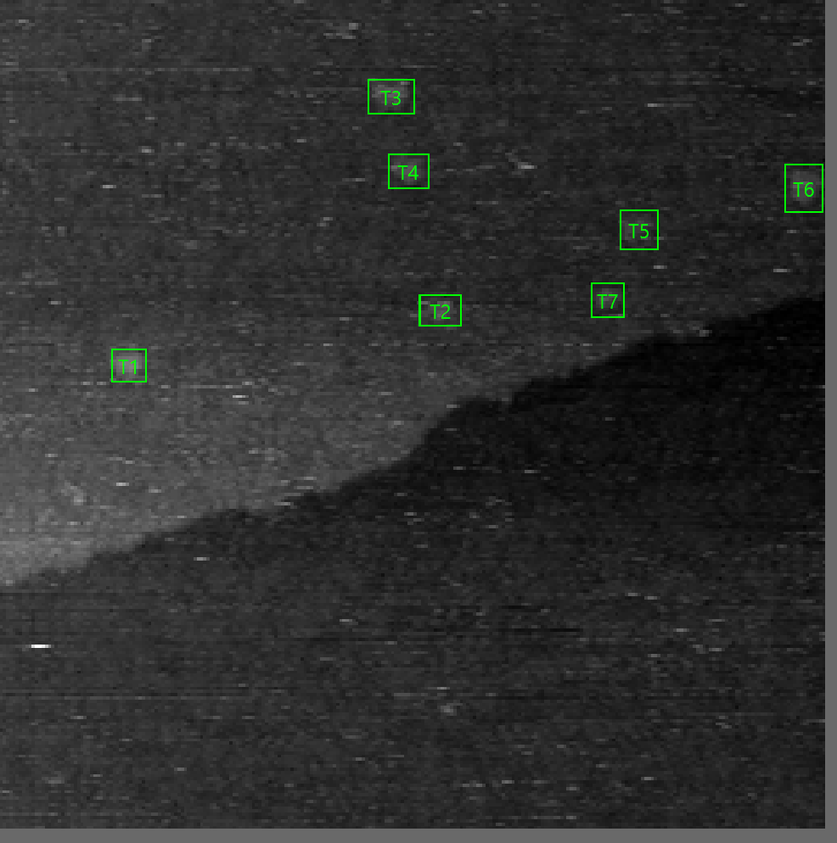
#> input picture nanotrack/images/1.png, 837 x 843 px, shrunk from 986 x 994 before the run
$ python -i hough_tools.py   (imports and definitions only)
#> lines starting #> are read from the running program, lines starting #| are printed output that depends on the picture; after the words box and inside, x2 and y2 are one past the last pixel; in counts of white or black regions, pixels touching at a corner belong together
import numpy as np
from skimage.feature import canny
from skimage.transform import hough_line, hough_line_peaks
from skimage.restoration import inpaint

def remove_streaks_hough(img, canny_sigma=1.0, angle_center_deg=0.0,
                         angle_tol_deg=5.0, hough_threshold=10,
                         line_length=30, line_gap=5, mask_width_px=3):
#> called with canny_sigma = 1, angle_center_deg = 0, angle_tol_deg = 5, hough_threshold = 10, line_length = 30, line_gap = 5, mask_width_px = 3
    im = img.astype(np.float32, copy=False)
    try:
        edges = canny(im, sigma=canny_sigma)
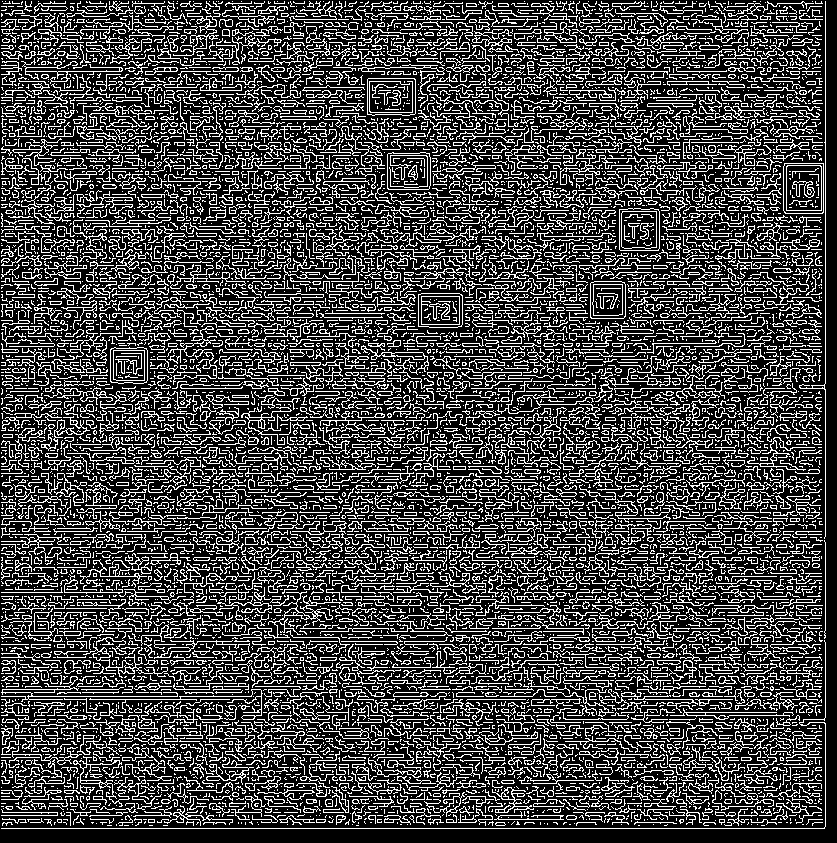
#> edges: shape (843, 837) bool; 26.6% white in thin lines or dots
    except Exception:
        return im, np.zeros_like(im, bool)
    tested_angles = np.deg2rad(np.linspace(angle_center_deg - angle_tol_deg,
                                           angle_center_deg + angle_tol_deg, max(3, int(2*angle_tol_deg)+1)))
    try:
        hspace, angles, dists = hough_line(edges, theta=tested_angles)
#> angles = [-0.0873, -0.0698, -0.0524, -0.0349, -0.0175, 0, 0.0175, 0.0349, 0.0524, 0.0698, 0.0873]; dists = 2377 values from -1188 to 1188
        accums, angles_peaks, dists_peaks = hough_line_peaks(hspace, angles, dists,
                                                             threshold=hough_threshold)
#> accums = 46 values, max 804 at index 0, min 325 at index 45, mean 373.7; angles_peaks = 46 values from 0 to 0; dists_peaks = 46 values, max 825 at index 0, min 2 at index 4, mean 410.9
    except Exception:
        return im, np.zeros_like(im, bool)
    if accums is None or len(accums) == 0:
        return im, np.zeros_like(im, bool)
    mask = np.zeros_like(im, dtype=bool)
    for angle, dist in zip(angles_peaks, dists_peaks):
        yy, xx = np.indices(im.shape)
        band = np.abs(xx*np.cos(angle) + yy*np.sin(angle) - dist) < max(1, int(mask_width_px))
        mask |= band
#> this loop made 46 passes
#> dist on passes 1 to 12: 825, 34, 508, 261, 2, 744, 70, 93, 18, 141, 216, 193
#> pass 1, in remove_streaks_hough, `band = np.abs(xx*np.cos(angle) + yy*np.sin(angle) - dist) < max(1, int..`:
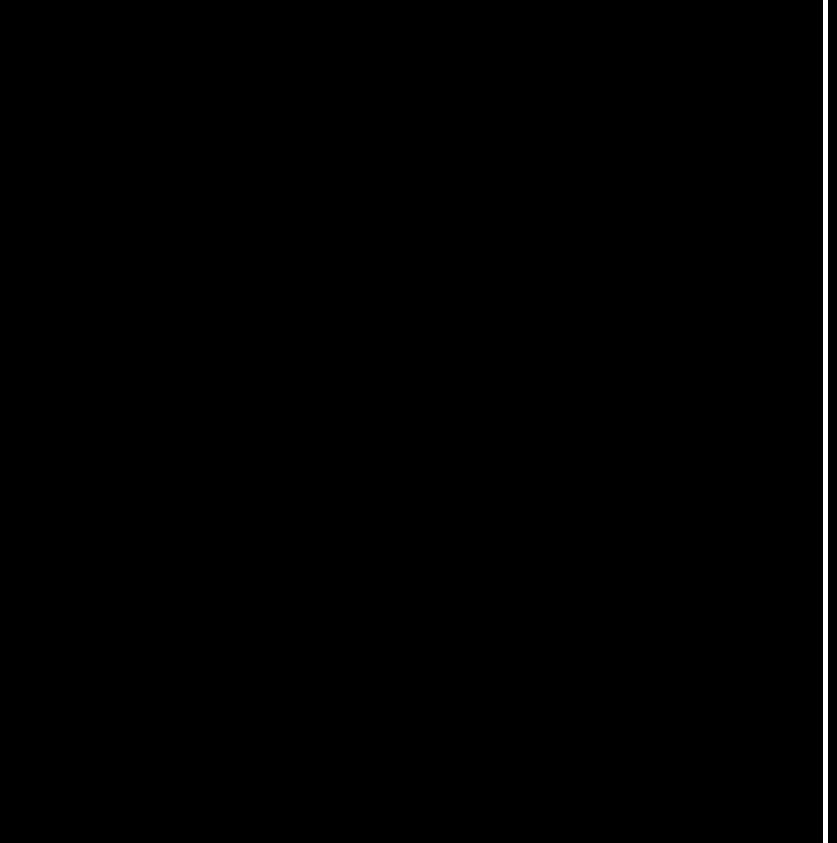
#> band: shape (843, 837) bool; 0.6% white; 1 white region, box (x1, y1, x2, y2) and area: (823, 0, 828, 843) 4215
#> pass 2, in remove_streaks_hough, `band = np.abs(xx*np.cos(angle) + yy*np.sin(angle) - dist) < max(1, int..`:
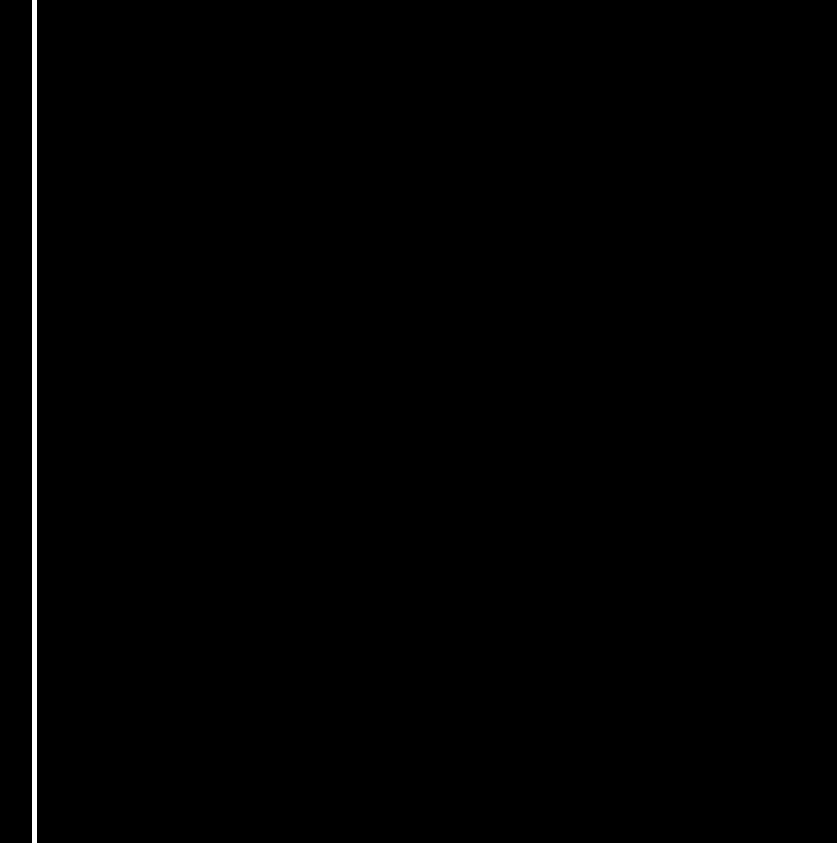
#> band: shape (843, 837) bool; 0.6% white; 1 white region, box (x1, y1, x2, y2) and area: (32, 0, 37, 843) 4215
#> pass 2, in remove_streaks_hough, `mask |= band`:
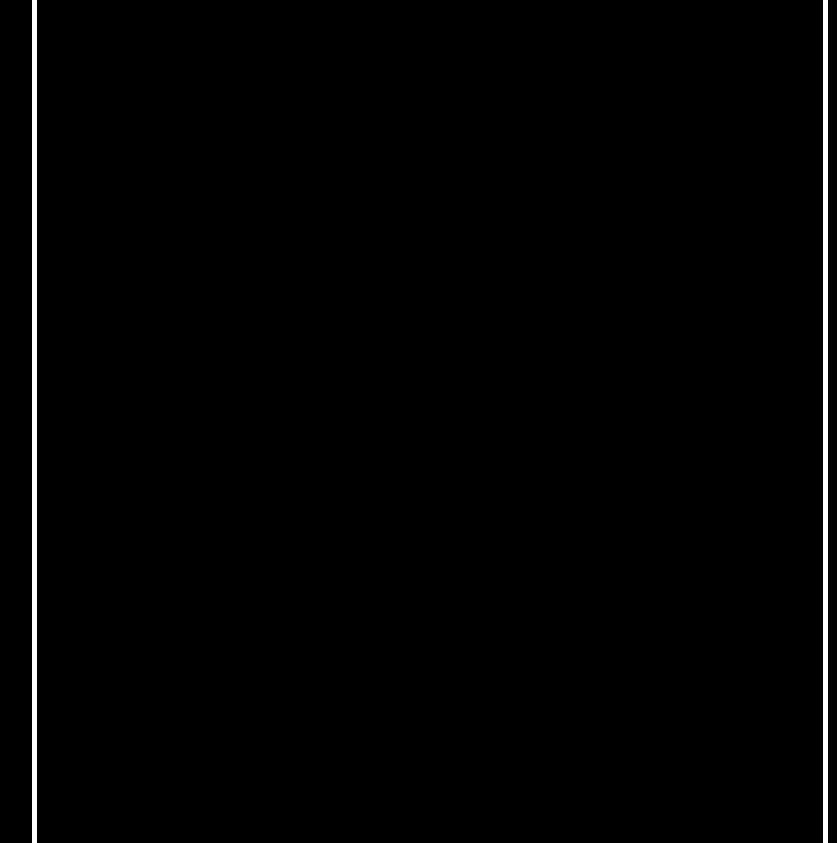
#> mask: shape (843, 837) bool; 1.2% white; 2 white regions, box (x1, y1, x2, y2) and area: (32, 0, 37, 843) 4215, (823, 0, 828, 843) 4215
#> pass 3, in remove_streaks_hough, `band = np.abs(xx*np.cos(angle) + yy*np.sin(angle) - dist) < max(1, int..`:
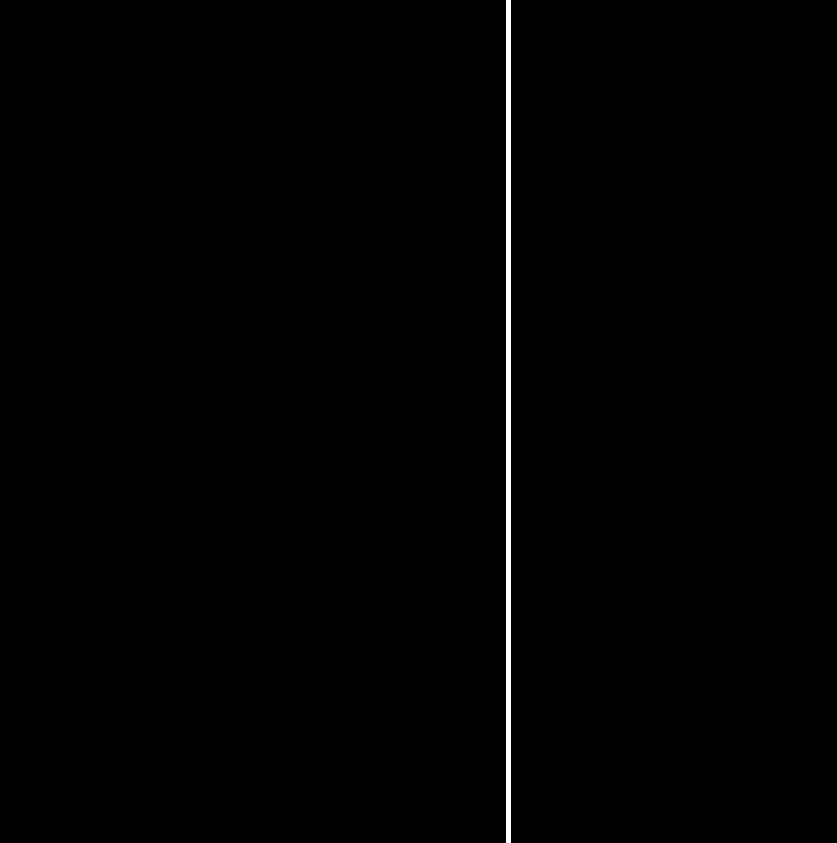
#> band: shape (843, 837) bool; 0.6% white; 1 white region, box (x1, y1, x2, y2) and area: (506, 0, 511, 843) 4215
#> after the loop:
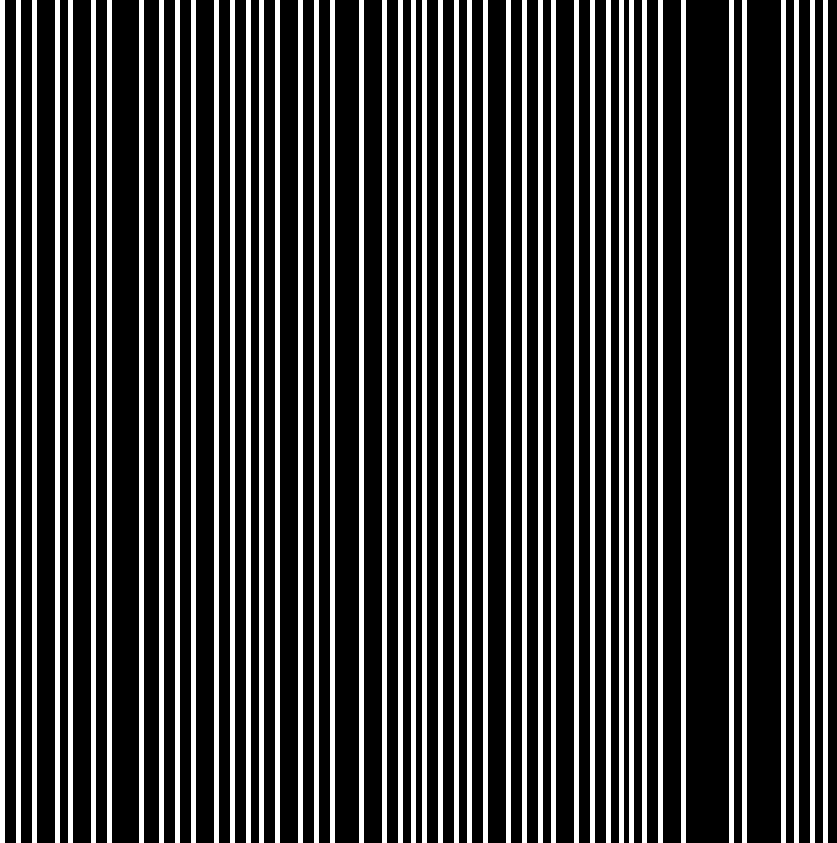
#> mask: shape (843, 837) bool; 27.5% white; 46 white regions, largest, box (x1, y1, x2, y2) and area: (0, 0, 5, 843) 4215, (16, 0, 21, 843) 4215, (32, 0, 37, 843) 4215
    if not mask.any():
        return im, mask
    try:
        out = inpaint.inpaint_biharmonic(im, mask, channel_axis=None)
    except Exception:
        # fallback: średnia z sąsiadów wzdłuż normalnej
        out = im.copy()
        out[mask] = np.nan
        # prosta interpolacja najbliższymi
        from scipy.ndimage import distance_transform_edt
        dist, idx = distance_transform_edt(np.isnan(out), return_indices=True)
        out = out[tuple(idx)]
    return out.astype(np.float32, copy=False), mask

>>> import cv2
>>> picture = cv2.imread('../../nanotrack/images/1.png', cv2.IMREAD_GRAYSCALE)
>>> result = remove_streaks_hough(picture)
